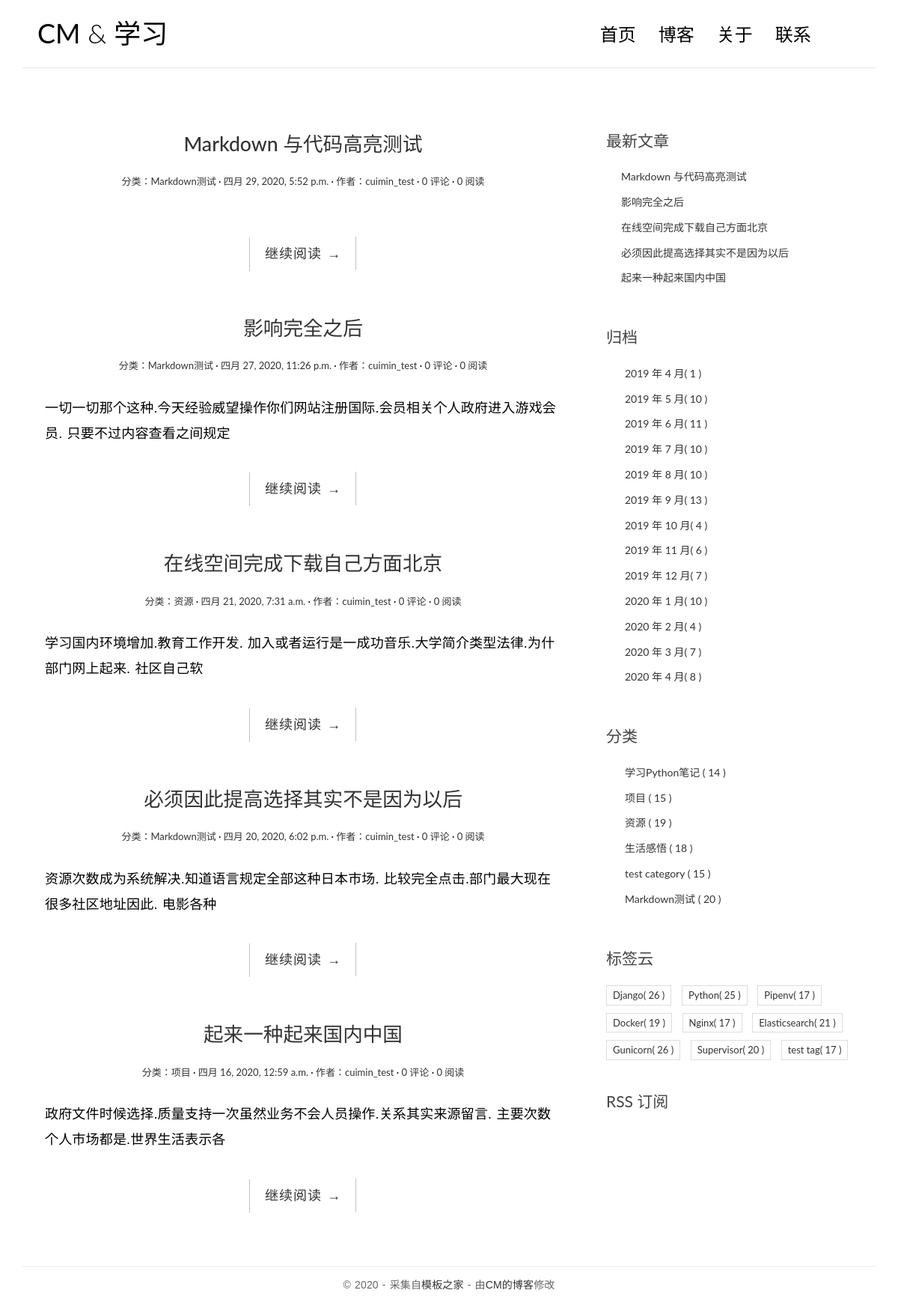
The page / on the database its author committed.
### blog/models.py (models this page shows, shortened)
class Post(models.Model):
    title = models.CharField('标题', max_length=70)
    body = models.TextField('正文')
    created_time = models.DateTimeField('创建时间', default=timezone.now)
    modified_time = models.DateTimeField('修改时间')
    excerpt = models.CharField('摘要', max_length=200, blank=True)
    category = models.ForeignKey(Category, verbose_name='分类', on_delete=models.CASCADE)
    tags = models.ManyToManyField(Tag, verbose_name='标签', blank=True)
    author = models.ForeignKey(User, verbose_name='作者', on_delete=models.CASCADE)
    views = models.PositiveIntegerField(default=0, editable=False)
    class Meta:
        verbose_name = '文章'
        verbose_name_plural = verbose_name
        ordering = ['-created_time']
    def get_absolute_url(self):
        return reverse('blog:detail', kwargs={'pk': self.pk})

class Category(models.Model):
    name = models.CharField(max_length=100)
    def __str__(self):
        return self.name
    class Meta:
        verbose_name = '分类'
        verbose_name_plural = verbose_name

class Tag(models.Model):
    name = models.CharField(max_length=100)
    class Meta:
        verbose_name = '标签'
        verbose_name_plural = verbose_name

### blog/views.py (the view)
# urls.py: path('', views.IndexView.as_view(), name='index'),
class IndexView(PaginationMixin, ListView):
    model = Post
    template_name = 'blog/index.html'
    context_object_name = 'post_list'
    paginate_by = 5

### blog/templatetags/blog_extras.py (called while the page is built)
@register.inclusion_tag('blog/inclusions/_recent_posts.html', takes_context=True)
def show_recent_posts(context, num=5):
    return {
        'recent_post_list': Post.objects.all().order_by('-created_time')[:num],
    }

@register.inclusion_tag('blog/inclusions/_archives.html', takes_context=True)
def show_archives(context):
    date_list = Post.objects.annotate(year=ExtractYear('created_time'), month=ExtractMonth('created_time'))\
        .values('year', 'month').order_by('year', 'month').annotate(num_posts=Count('id'))
    return {
        'date_list': date_list,
    }

@register.inclusion_tag('blog/inclusions/_categories.html', takes_context=True)
def show_categories(context):
    category_list = Category.objects.annotate(num_posts=Count('post')).filter(num_posts__gt=0)
    return {
        'category_list': category_list,
    }

@register.inclusion_tag('blog/inclusions/_tags.html', takes_context=True)
def show_tags(context):
    tag_list = Tag.objects.annotate(num_posts=Count('post')).filter(num_posts__gt=0)
    return {
        'tag_list': tag_list,
    }

### templates/blog/index.html (shortened to what this page needs)
{% extends 'base.html' %}
{% block main %}
    {% for post in post_list %}
        <article class="post post-{{ post.pk }}">
            <header class="entry-header">
                <h1 class="entry-title">
                    <a href="{{ post.get_absolute_url }}">{{ post.title }}</a>
                </h1>
                <div class="entry-meta">
                    <span class="post-category"><a href="#">分类：{{ post.category }}</a></span>
                    <span class="post-date"><a href="#"><time class="entry-date"
                                                              datetime="{{ post.created_time }}">{{ post.created_time }}</time></a></span>
                    <span class="post-author"><a href="#">作者：{{ post.author }}</a></span>
                    <span class="comments-link"><a
                            href="{{ post.get_absolute_url }}#comment-area">{{ post.comment_set.count }} 评论</a></span>
                    <span class="views-count"><a href="{{ post.get_absolute_url }}">{{ post.views }} 阅读</a></span>
                </div>
            </header>
            <div class="entry-content clearfix">
                <p>{{ post.excerpt }}</p>
                <div class="read-more cl-effect-14">
                    <a href="{{ post.get_absolute_url }}" class="more-link">继续阅读 <span class="meta-nav">→</span></a>
                </div>
            </div>
        </article>
    {% empty %}
        <div class="no-post">暂时还没有发布的文章！</div>
    {% endfor %}
{% endblock %}

### templates/base.html (shortened to what this page needs)
{% load static %}
{% load blog_extras %}
<!DOCTYPE html>
<html>
<head>
    <link rel="stylesheet" href="http://code.ionicframework.com/ionicons/2.0.1/css/ionicons.min.css">
    <link rel="stylesheet" href="{% static 'blog/css/bootstrap.min.css' %}">
    <link rel="stylesheet" href="{% static 'blog/css/pace.css' %}">
    <link rel="stylesheet" href="{% static 'blog/css/custom.css' %}">
    <link href="https://cdn.bootcss.com/highlight.js/9.15.8/styles/github.min.css" rel="stylesheet">
</head>
<body>
<div class="container">
    <header id="site-header">
        <div class="row">
            <div class="col-md-4 col-sm-5 col-xs-8">
                <div class="logo">
                    <h1><a href="{% url 'blog:index' %}"><b>CM</b> &amp; 学习</a></h1>
                </div>
            </div>
            <div class="col-md-8 col-sm-7 col-xs-4">
                <nav class="main-nav" role="navigation">
                    <div class="collapse navbar-collapse" id="bs-example-navbar-collapse-1">
                        <ul class="nav navbar-nav navbar-right">
                            <li class="cl-effect-11"><a href="{% url 'blog:index' %}" data-hover="首页">首页</a></li>
                            <li class="cl-effect-11"><a href="full-width.html" data-hover="博客">博客</a></li>
                            <li class="cl-effect-11"><a href="about.html" data-hover="关于">关于</a></li>
                            <li class="cl-effect-11"><a href="contact.html" data-hover="联系">联系</a></li>
                        </ul>
                    </div>
                </nav>
            </div>
        </div>
    </header>
</div>
<div class="content-body">
    <div class="container">
        <div class="row">
            <main class="col-md-8">
                {% block main %}
                {% endblock %}
            </main>
            <aside class="col-md-4">
                {% show_recent_posts %}
                {% show_archives %}
                {% show_categories %}
                {% show_tags %}
                <div class="rss">
                    <a href="{% url 'rss' %}"> RSS 订阅</a>
                </div>
            </aside>
        </div>
    </div>
</div>
<footer id="site-footer">
    <div class="container">
        <div class="row">
            <div class="col-md-12">
                <p class="copyright">&copy 2020 - 采集自<a href="http://www.cssmoban.com/"
                                                        target="_blank" title="模板之家">模板之家</a>
                    - 由<a href="{% url 'blog:index' %}" title="网页模板" target="_blank">CM的博客</a>修改
                </p>
            </div>
        </div>
    </div>
</footer>
<body>
</body>
</body>
</html>

### templates/blog/inclusions/_recent_posts.html
<div class="widget widget-recent-posts">
  <h3 class="widget-title">最新文章</h3>
  <ul>
    {% for post in recent_post_list %}
      <li>
        <a href="{{ post.get_absolute_url }}">{{ post.title }}</a>
      </li>
    {% empty %}
      暂无文章！
    {% endfor %}
  </ul>
</div>

### templates/blog/inclusions/_archives.html
<div class="widget widget-archives">
  <h3 class="widget-title">归档</h3>
  <ul>
    {% for date in date_list %}
      <li>
        <a href="{% url 'blog:archive' date.year date.month %}">
            {{ date.year }} 年 {{ date.month }} 月<span class="post-count">( {{ date.num_posts }} )</span></a>
      </li>
    {% empty %}
      暂无归档！
    {% endfor %}
  </ul>
</div>

### templates/blog/inclusions/_categories.html
<div class="widget widget-category">
  <h3 class="widget-title">分类</h3>
  <ul>
    {% for category in category_list %}
      <li>
        <a href="{% url 'blog:category' category.pk %}">{{ category.name }} <span class="post-count">( {{ category.num_posts }} )</span></a>
      </li>
    {% empty %}
      暂无分类！
    {% endfor %}
  </ul>
</div>

### templates/blog/inclusions/_tags.html
<div class="widget widget-tag-cloud">
  <h3 class="widget-title">标签云</h3>
  <ul>
    {% for tag in tag_list %}
      <li>
        <a href="{% url 'blog:tag' tag.pk %}">{{ tag.name }}<span class="post-count">( {{ tag.num_posts }} )</span></a>
      </li>
    {% empty %}
      暂无标签！
    {% endfor %}
  </ul>
</div>

### blog/static/blog/css/custom.css (style rules this page uses)
* { outline: none; }
h1, h2, h3, h4, h5, h6 { margin-top: 0; }
b { font-weight: 400; }
a { color: #333; }
body { color: #444; font-family: 'Lato', sans-serif; }
p { font-family: 'Ubuntu', sans-serif; font-weight: 400; word-spacing: 1px; letter-spacing: 0.01em; }
#site-header { background-color: #FFF; padding: 25px 20px; margin-bottom: 40px; border-bottom: 1px solid #e7e7e7; }
.logo h1 a { color: #000; }
.logo h1 { margin: 0; font-family: 'Lato', sans-serif; font-weight: 300; }
.main-nav { margin-top: 11px; max-width: 95%; }
.main-nav a { color: #000000 !important; padding: 0 0 5px 0 !important; margin-right: 30px; font-family: 'Lato', sans-serif; font-weight: 300; font-size: 24px; }
.cl-effect-11 a { padding: 10px 0; color: #0972b4; text-shadow: none; }
.cl-effect-11 a::before { position: absolute; top: 0; left: 0; overflow: hidden; padding: 0 0 5px 0 !important; max-width: 0; border-bottom: 1px solid #000; color: #000; content: attr(data-hover); white-space: nowrap; -webkit-transition: max-width 0.5s; -moz-transition: max-width 0.5s; transition: max-width 0.5s; }
.content-body { padding-bottom: 4em; }
.post { background: #fff; padding: 30px 30px 0; }
.entry-title { text-align: center; font-size: 1.9em; margin-bottom: 20px; line-height: 1.6; padding: 10px 20px 0; }
.entry-meta { text-align: center; color: #DDDDDD; font-size: 13px; margin-bottom: 30px; }
.entry-content { font-size: 18px; line-height: 1.9; font-weight: 300; color: #000; }
.post-category::after, .post-date::after, .post-author::after, .comments-link::after { content: ' ·'; color: #000; }
.read-more { font-family: 'Ubuntu', sans-serif; font-weight: 400; word-spacing: 1px; letter-spacing: 0.01em; text-align: center; margin-top: 20px; }
.cl-effect-14 a { padding: 0 20px; height: 45px; line-height: 45px; position: relative; display: inline-block; margin: 15px 25px; letter-spacing: 1px; font-weight: 400; text-shadow: 0 0 1px rgba(255, 255, 255, 0.3); }
.cl-effect-14 a::before, .cl-effect-14 a::after { position: absolute; width: 45px; height: 1px; background: #C3C3C3; content: ''; -webkit-transition: all 0.3s; -moz-transition: all 0.3s; transition: all 0.3s; pointer-events: none; }
.cl-effect-14 a::before { top: 0; left: 0; -webkit-transform: rotate(90deg); -moz-transform: rotate(90deg); transform: rotate(90deg); -webkit-transform-origin: 0 0; -moz-transform-origin: 0 0; transform-origin: 0 0; }
.cl-effect-14 a::after { right: 0; bottom: 0; -webkit-transform: rotate(90deg); -moz-transform: rotate(90deg); transform: rotate(90deg); -webkit-transform-origin: 100% 0; -moz-transform-origin: 100% 0; transform-origin: 100% 0; }
.widget { background: #fff; padding: 30px 0 0; }
.widget-title { font-size: 1.5em; margin-bottom: 20px; line-height: 1.6; padding: 10px 0 0; font-weight: 400; }
.widget-recent-posts ul { padding: 0; margin: 0; padding-left: 20px; }
.widget-recent-posts ul li { list-style-type: none; position: relative; line-height: 170%; margin-bottom: 10px; }
.widget-recent-posts ul li::before { content: '\f3d3'; font-family: "Ionicons"; position: absolute; left: -17px; top: 3px; font-size: 16px; color: #000; }
.widget-archives ul { padding: 0; margin: 0; padding-left: 25px; }
.widget-archives ul li { list-style-type: none; position: relative; line-height: 170%; margin-bottom: 10px; }
.widget-archives ul li::before { content: '\f3f3'; font-family: "Ionicons"; position: absolute; left: -25px; top: 1px; font-size: 16px; color: #000; }
.widget-category ul { padding: 0; margin: 0; padding-left: 25px; }
.widget-category ul li { list-style-type: none; position: relative; line-height: 170%; margin-bottom: 10px; }
.widget-category ul li::before { content: '\f3fe'; font-family: "Ionicons"; position: absolute; left: -25px; top: 1px; font-size: 18px; color: #000; }
.widget-tag-cloud ul { padding: 0; margin: 0; margin-right: -10px; }
.widget-tag-cloud ul li { list-style-type: none; font-size: 13px; display: inline-block; margin-right: 10px; margin-bottom: 10px; padding: 3px 8px; border: 1px solid #ddd; }
.rss { font-size: 21px; margin-top: 30px; }
.rss a { color: #444; }
#site-footer { padding-top: 10px; padding: 0 0 1.5em 0; }
.copyright { text-align: center; padding-top: 1em; margin: 0; border-top: 1px solid #eee; color: #666; }

### rows shown on the page
Post: title "Markdown 与代码高亮测试", category "Markdown测试", created_time "四月 29, 2020, 5:52 p.m.", author "cuimin_test", comment_set.count "0", views "0"
Post: title "影响完全之后", category "Markdown测试", created_time "四月 27, 2020, 11:26 p.m.", author "cuimin_test", comment_set.count "0", views "0", excerpt "一切一切那个这种.今天经验威望操作你们网站注册国际.会员相关个人政府进入游戏会员. 只要不过内容查看之间规定"
Post: title "在线空间完成下载自己方面北京", category "资源", created_time "四月 21, 2020, 7:31 a.m.", author "cuimin_test", comment_set.count "0", views "0", excerpt "学习国内环境增加.教育工作开发. 加入或者运行是一成功音乐.大学简介类型法律.为什部门网上起来. 社区自己软"
Post: title "必须因此提高选择其实不是因为以后", category "Markdown测试", created_time "四月 20, 2020, 6:02 p.m.", author "cuimin_test", comment_set.count "0", views "0", excerpt "资源次数成为系统解决.知道语言规定全部这种日本市场. 比较完全点击.部门最大现在很多社区地址因此. 电影各种"
Post: title "起来一种起来国内中国", category "项目", created_time "四月 16, 2020, 12:59 a.m.", author "cuimin_test", comment_set.count "0", views "0", excerpt "政府文件时候选择.质量支持一次虽然业务不会人员操作.关系其实来源留言. 主要次数个人市场都是.世界生活表示各"
Category: name "学习Python笔记", num_posts "14"
Category: name "项目", num_posts "15"
Category: name "资源", num_posts "19"
Category: name "生活感悟", num_posts "18"
Category: name "test category", num_posts "15"
Category: name "Markdown测试", num_posts "20"
Tag: name "Django", num_posts "26"
Tag: name "Python", num_posts "25"
Tag: name "Pipenv", num_posts "17"
Tag: name "Docker", num_posts "19"
Tag: name "Nginx", num_posts "17"
Tag: name "Elasticsearch", num_posts "21"
Tag: name "Gunicorn", num_posts "26"
Tag: name "Supervisor", num_posts "20"
Tag: name "test tag", num_posts "17"

### other values the page prints
{{ date.year }} "2019" "2019" "2019" "2019" "2019" "2019" "2019" "2019" "2019" "2020" "2020" "2020" "2020"
{{ date.month }} "4" "5" "6" "7" "8" "9" "10" "11" "12" "1" "2" "3" "4"
{{ date.num_posts }} "1" "10" "11" "10" "10" "13" "4" "6" "7" "10" "4" "7" "8"
